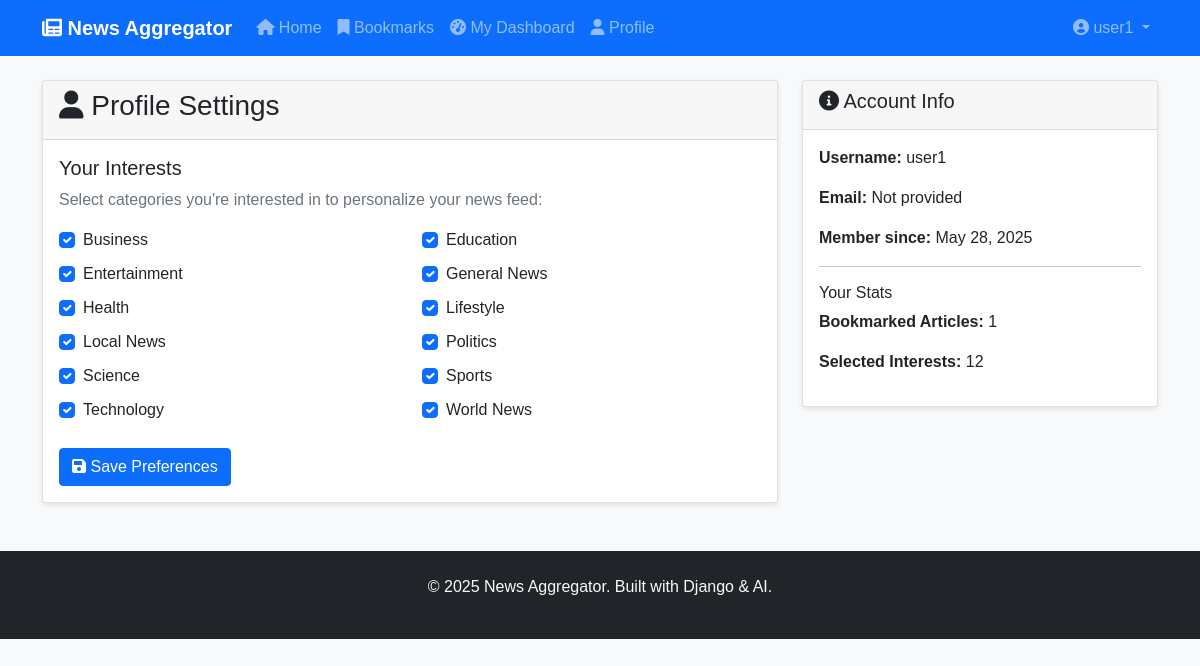
The app's page /profile/ (signed in), older data.
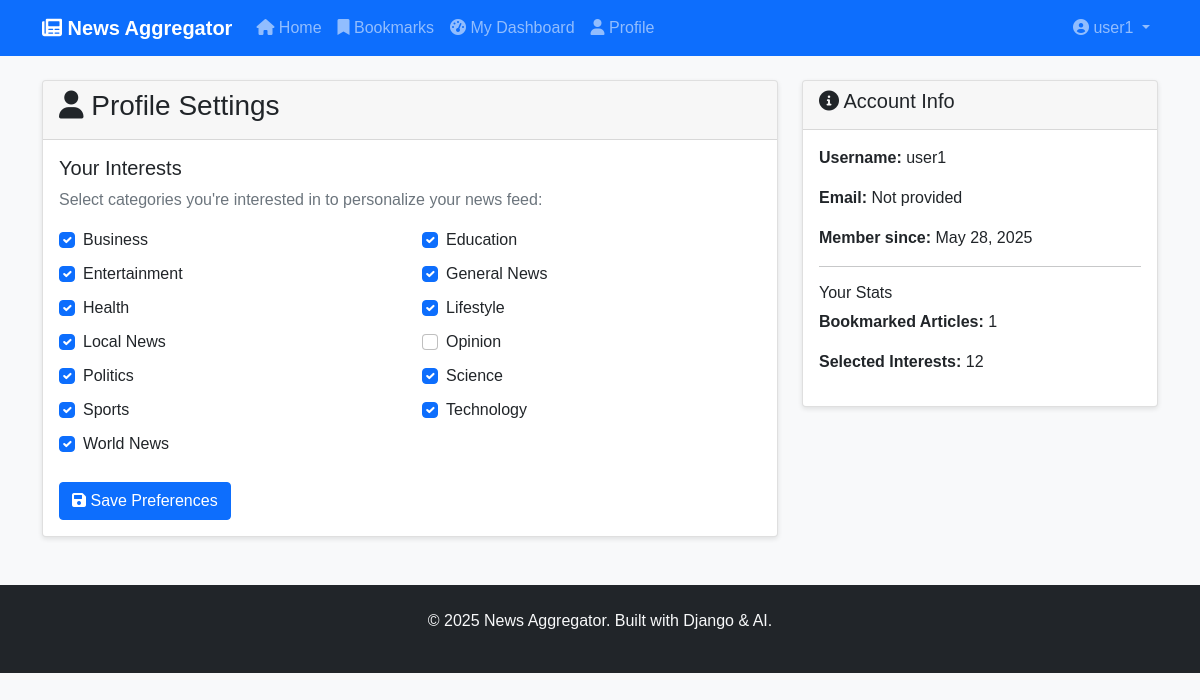
The same page, newer data.
### apps/news/models.py (models this page shows, shortened)
class Category(models.Model):
    name = models.CharField(max_length=100, unique=True)
    slug = models.SlugField(unique=True)
    description = models.TextField(blank=True)
    created_at = models.DateTimeField(auto_now_add=True)
    class Meta:
        verbose_name_plural = "Categories"
        ordering = ['name']

### apps/news/views.py (the view, shortened to what this page needs)
# urls.py: path('profile/', views.profile, name='profile'),
@login_required
def profile(request):
    user_interests = UserInterest.objects.filter(user=request.user)
    all_categories = Category.objects.all()
    context = {
        'user_interests': user_interests,
        'all_categories': all_categories,
        'selected_categories': list(
            user_interests.values_list('category_id', flat=True)
        ),
    }
    return render(request, 'profile.html', context)

### templates/profile.html (shortened to what this page needs)
{% extends 'base.html' %}
{% block content %}
<div class="row">
    <div class="col-md-8">
        <div class="card">
            <div class="card-header">
                <h3><i class="fas fa-user"></i> Profile Settings</h3>
            </div>
            <div class="card-body">
                <form method="post">
                    <h5>Your Interests</h5>
                    <p class="text-muted">Select categories you're interested in to personalize your news feed:</p>
                    <div class="row">
                        {% for category in all_categories %}
                        <div class="col-md-6 mb-2">
                            <div class="form-check">
                                <input class="form-check-input" type="checkbox"
                                       name="categories" value="{{ category.id }}"
                                       id="category_{{ category.id }}"
                                       {% if category.id in selected_categories %}checked{% endif %}>
                                <label class="form-check-label" for="category_{{ category.id }}">
                                    {{ category.name }}
                                </label>
                            </div>
                        </div>
                        {% endfor %}
                    </div>
                    <button type="submit" class="btn btn-primary mt-3">
                        <i class="fas fa-save"></i> Save Preferences
                    </button>
                </form>
            </div>
        </div>
    </div>
    <div class="col-md-4">
        <div class="card">
            <div class="card-header">
                <h5><i class="fas fa-info-circle"></i> Account Info</h5>
            </div>
            <div class="card-body">
                <p><strong>Username:</strong> {{ user.username }}</p>
                <p><strong>Email:</strong> {{ user.email|default:"Not provided" }}</p>
                <p><strong>Member since:</strong> {{ user.date_joined|date:"M d, Y" }}</p>
                <hr>
                <h6>Your Stats</h6>
                <p><strong>Bookmarked Articles:</strong> {{ user.bookmarks.count }}</p>
                <p><strong>Selected Interests:</strong> {{ user.interests.count }}</p>
            </div>
        </div>
    </div>
</div>
{% endblock %}

### templates/base.html (shortened to what this page needs)
<!DOCTYPE html>
<html lang="en">
<head>
    <link href="https://cdn.jsdelivr.net/npm/bootstrap@5.1.3/dist/css/bootstrap.min.css" rel="stylesheet">
    <link href="https://cdnjs.cloudflare.com/ajax/libs/font-awesome/6.0.0/css/all.min.css" rel="stylesheet">
    <link href="{% load static %}{% static 'css/style.css' %}" rel="stylesheet">
</head>
<body>
    <nav class="navbar navbar-expand-lg navbar-dark bg-primary">
        <div class="container">
            <a class="navbar-brand" href="{% url 'home' %}">
                <i class="fas fa-newspaper"></i> News Aggregator
            </a>
            <div class="collapse navbar-collapse" id="navbarNav">
                <ul class="navbar-nav me-auto">
                    <li class="nav-item">
                        <a class="nav-link" href="{% url 'home' %}">
                            <i class="fas fa-home"></i> Home
                        </a>
                    </li>
                    {% if user.is_authenticated %}
                    <li class="nav-item">
                        <a class="nav-link" href="{% url 'bookmarks' %}">
                            <i class="fas fa-bookmark"></i> Bookmarks
                        </a>
                    </li>
                    <li class="nav-item">
                        <a class="nav-link" href="{% url 'dashboard' %}">
                            <i class="fas fa-tachometer-alt"></i> My Dashboard
                        </a>
                    </li>
                    <li class="nav-item">
                        <a class="nav-link" href="{% url 'profile' %}">
                            <i class="fas fa-user"></i> Profile
                        </a>
                    </li>
                    {% endif %}
                </ul>
                <ul class="navbar-nav">
                    {% if user.is_authenticated %}
                    <li class="nav-item dropdown">
                        <a class="nav-link dropdown-toggle" href="#" role="button" data-bs-toggle="dropdown">
                            <i class="fas fa-user-circle"></i> {{ user.username }}
                        </a>
                    </li>
                    {% endif %}
                </ul>
            </div>
        </div>
    </nav>
    <main class="container mt-4">
        {% block content %}
        {% endblock %}
    </main>
    <footer class="bg-dark text-light mt-5 py-4">
        <div class="container text-center">
            <p>&copy; 2025 News Aggregator. Built with Django & AI.</p>
        </div>
    </footer>
    <script src="{% load static %}{% static 'js/main.js' %}"></script>
</body>
</html>

### static/css/style.css (style rules this page uses)
body { font-family: Arial, sans-serif; background-color: #f8f9fa; }
.navbar-brand { font-weight: bold; }
.card { box-shadow: 0 2px 5px rgba(0,0,0,0.1); }

Row changes from the older to the newer data that the page shows:
added Category: name "Opinion"
